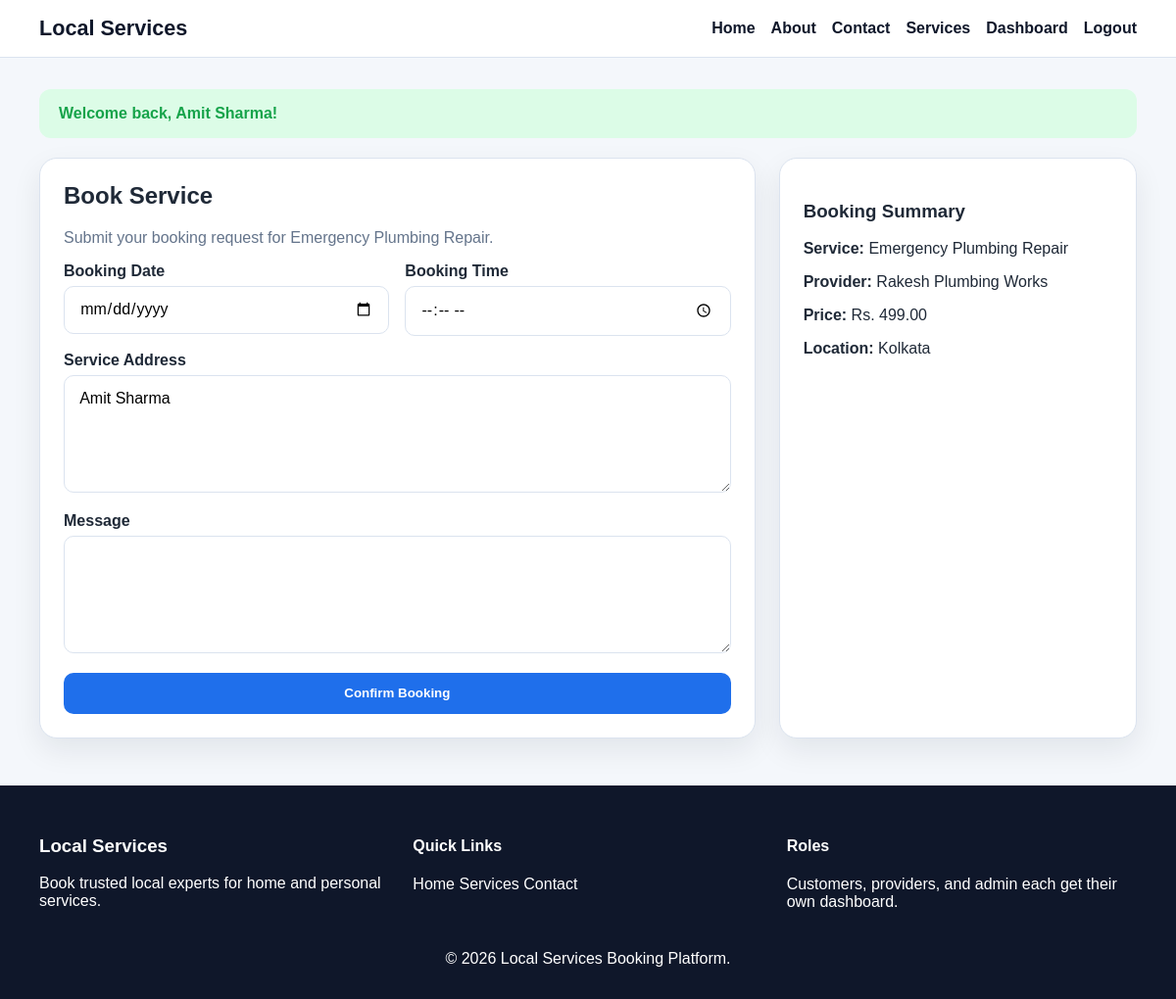
Screenshot of /customer/book-service.php?id=1 (signed in) with the database file from the repository.
### tables this page shows
CREATE TABLE services (
    id INT AUTO_INCREMENT PRIMARY KEY,
    provider_id INT NOT NULL,
    category_id INT NOT NULL,
    title VARCHAR(150) NOT NULL,
    description TEXT NOT NULL,
    price DECIMAL(10,2) NOT NULL,
    location VARCHAR(150) NOT NULL,
    status ENUM('active', 'inactive') DEFAULT 'active',
    created_at TIMESTAMP DEFAULT CURRENT_TIMESTAMP,
    CONSTRAINT fk_services_provider FOREIGN KEY (provider_id) REFERENCES users(id) ON DELETE CASCADE,
    CONSTRAINT fk_services_category FOREIGN KEY (category_id) REFERENCES categories(id) ON DELETE CASCADE
);

CREATE TABLE users (
    id INT AUTO_INCREMENT PRIMARY KEY,
    name VARCHAR(100) NOT NULL,
    email VARCHAR(120) NOT NULL UNIQUE,
    password VARCHAR(255) NOT NULL,
    phone VARCHAR(20) NOT NULL,
    address TEXT NOT NULL,
    role ENUM('customer', 'provider', 'admin') NOT NULL,
    created_at TIMESTAMP DEFAULT CURRENT_TIMESTAMP
);

### includes/functions.php (called while the page is built, shortened)
<?php
function h(?string $value): string
{
    return htmlspecialchars((string) $value, ENT_QUOTES, 'UTF-8');
}
function current_user(): ?array
{
    return $_SESSION['user'] ?? null;
}
function old(string $key, string $default = ''): string
{
    return h($_POST[$key] ?? $default);
}
function fetch_one_assoc(mysqli_stmt $stmt): ?array
{
    $result = $stmt->get_result();
    return $result ? ($result->fetch_assoc() ?: null) : null;
}
?>

### customer/book-service.php (the view, shortened to what this page needs)
<?php
require_once __DIR__ . '/../includes/functions.php';
$serviceId = (int) ($_GET['id'] ?? $_POST['service_id'] ?? 0);
$stmt = $mysqli->prepare("
    SELECT services.*, users.name AS provider_name
    FROM services
    INNER JOIN users ON services.provider_id = users.id
    WHERE services.id = ? AND services.status = 'active'
    LIMIT 1
");
$stmt->bind_param('i', $serviceId);
$stmt->execute();
$service = fetch_one_assoc($stmt);
require_once __DIR__ . '/../includes/header.php';
?>
<section class="dashboard-grid">
    <div class="form-card">
        <h2>Book Service</h2>
        <p class="muted">Submit your booking request for <?php echo h($service['title']); ?>.</p>
        <form method="post" data-validate="true">
            <div class="form-row">
                <div>
                    <label for="booking_date">Booking Date</label>
                    <input type="date" id="booking_date" name="booking_date" required value="<?php echo old('booking_date'); ?>">
                </div>
                <div>
                    <label for="booking_time">Booking Time</label>
                    <input type="time" id="booking_time" name="booking_time" required value="<?php echo old('booking_time'); ?>">
                </div>
            </div>
            <div>
                <label for="address">Service Address</label>
                <textarea id="address" name="address" required><?php echo old('address', $user['name']); ?></textarea>
            </div>
            <div>
                <label for="message">Message</label>
                <textarea id="message" name="message"><?php echo old('message'); ?></textarea>
            </div>
            <button type="submit">Confirm Booking</button>
        </form>
    </div>
    <aside class="info-card">
        <h3>Booking Summary</h3>
        <p><strong>Service:</strong> <?php echo h($service['title']); ?></p>
        <p><strong>Provider:</strong> <?php echo h($service['provider_name']); ?></p>
        <p><strong>Price:</strong> Rs. <?php echo number_format((float) $service['price'], 2); ?></p>
        <p><strong>Location:</strong> <?php echo h($service['location']); ?></p>
    </aside>
</section>
<?php require_once __DIR__ . '/../includes/footer.php'; ?>

### assets/css/style.css (style rules this page uses)
:root { --primary: #1f6feb; --primary-dark: #154fa3; --secondary: #0f172a; --accent: #f59e0b; --bg: #f4f7fb; --white: #ffffff; --text: #1f2937; --muted: #64748b; --border: #dbe3ef; --success: #16a34a; --danger: #dc2626; --warning: #d97706; --shadow: 0 12px 30px rgba(15, 23, 42, 0.08); }
* { box-sizing: border-box; }
body { margin: 0; font-family: Arial, sans-serif; background: var(--bg); color: var(--text); }
.hero p, .section-heading p, .muted { color: var(--muted); }
.btn, button, input[type="submit"] { background: var(--primary); color: var(--white); border: none; border-radius: 10px; padding: 0.85rem 1.2rem; cursor: pointer; font-weight: 700; }
.grid, .stats-grid, .dashboard-grid, .card-grid { display: grid; gap: 1.5rem; }
.dashboard-grid { grid-template-columns: 2fr 1fr; }
.card, .stat-card, .form-card, .table-card, .info-card { background: var(--white); border-radius: 18px; padding: 1.5rem; box-shadow: var(--shadow); border: 1px solid var(--border); }
.stat-card h3, .card h3, .form-card h2, .table-card h2 { margin-top: 0; }
form { display: grid; gap: 1rem; }
.form-row { display: grid; grid-template-columns: repeat(2, minmax(0, 1fr)); gap: 1rem; }
label { display: block; font-weight: 700; margin-bottom: 0.35rem; }
input, select, textarea { width: 100%; padding: 0.85rem 0.95rem; border: 1px solid var(--border); border-radius: 10px; background: #fff; font: inherit; }
textarea { min-height: 120px; resize: vertical; }

### rows the page displays
services: title "Emergency Plumbing Repair", provider.name "Rakesh Plumbing Works", price "499.00", location "Kolkata"

### other values shown
$flash['message'] "Welcome back, Amit Sharma!"
